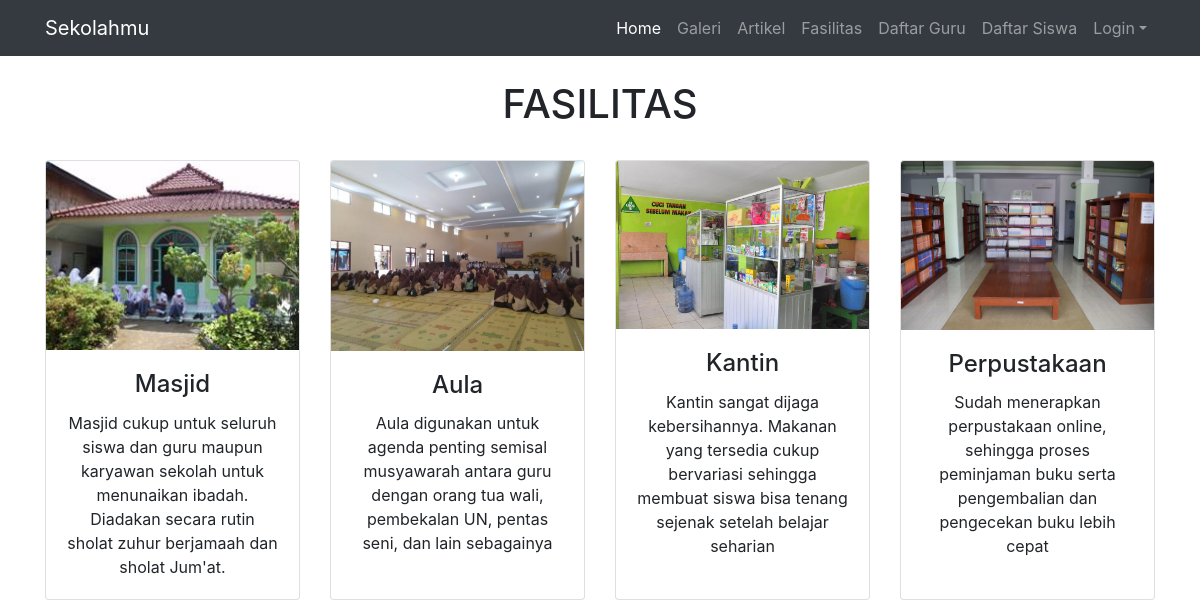
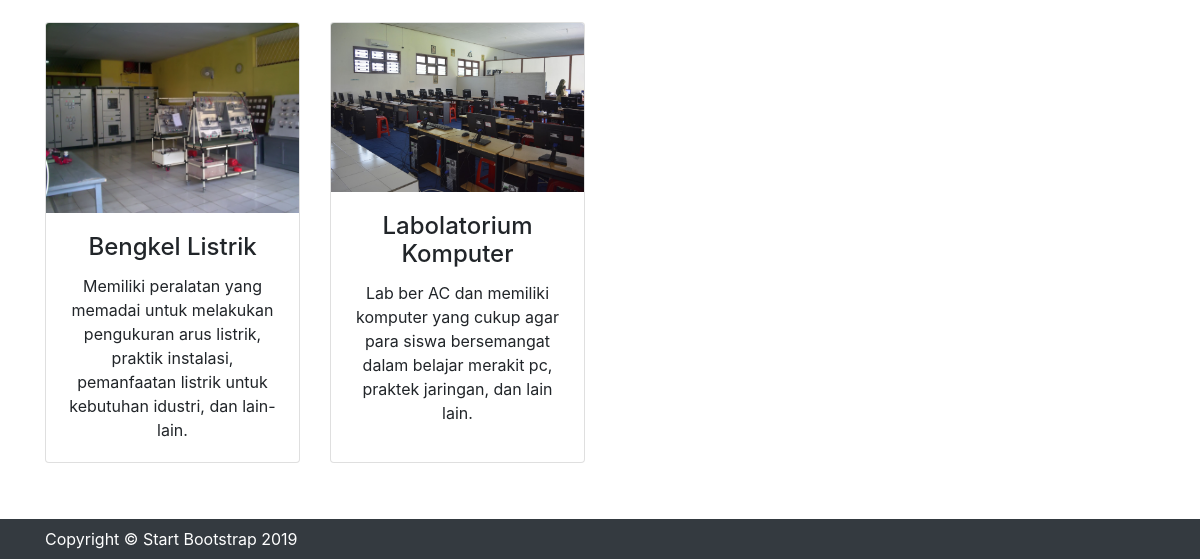
Page /fasilitas.php on the earlier database version (2 pictures, top to bottom).
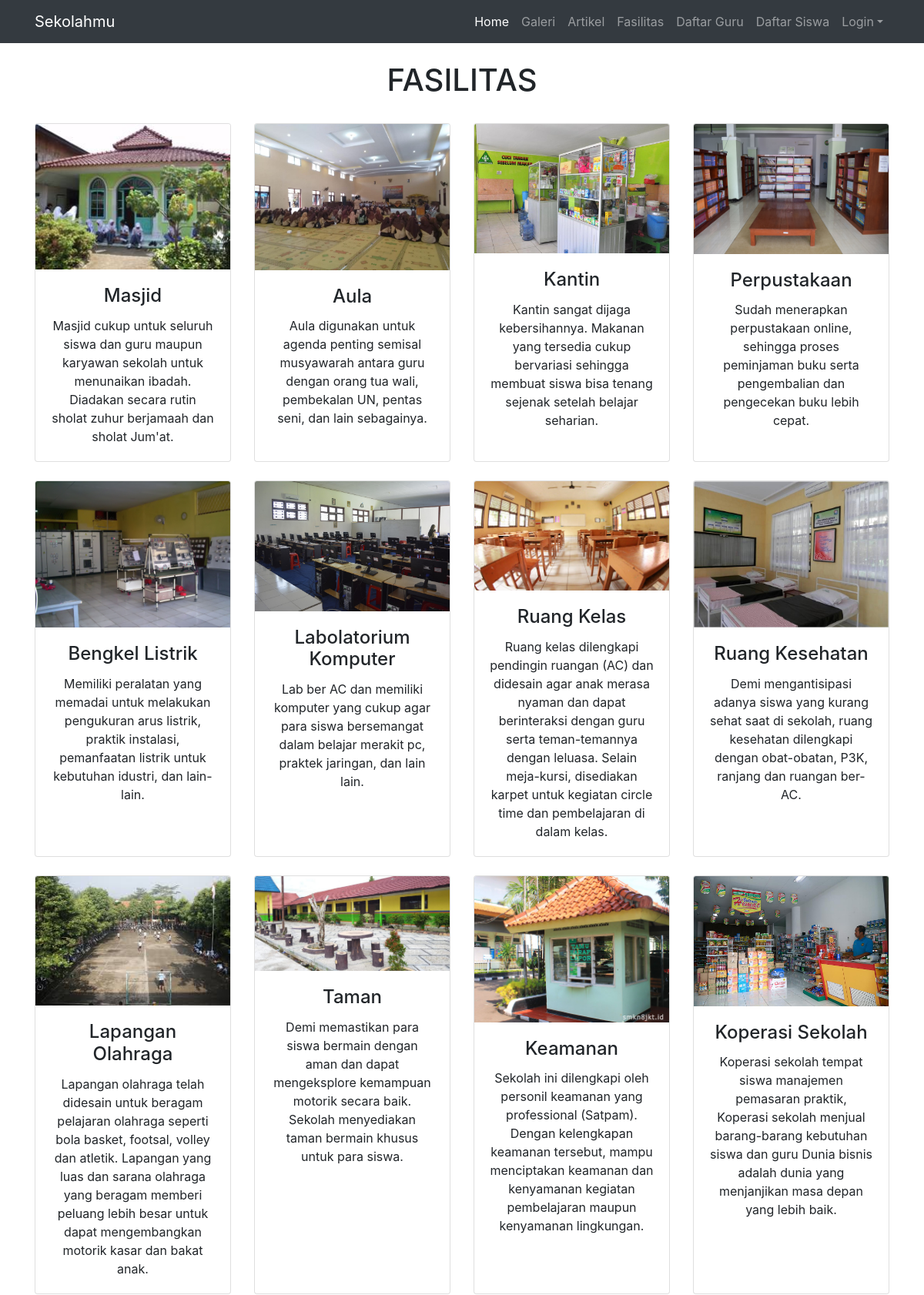
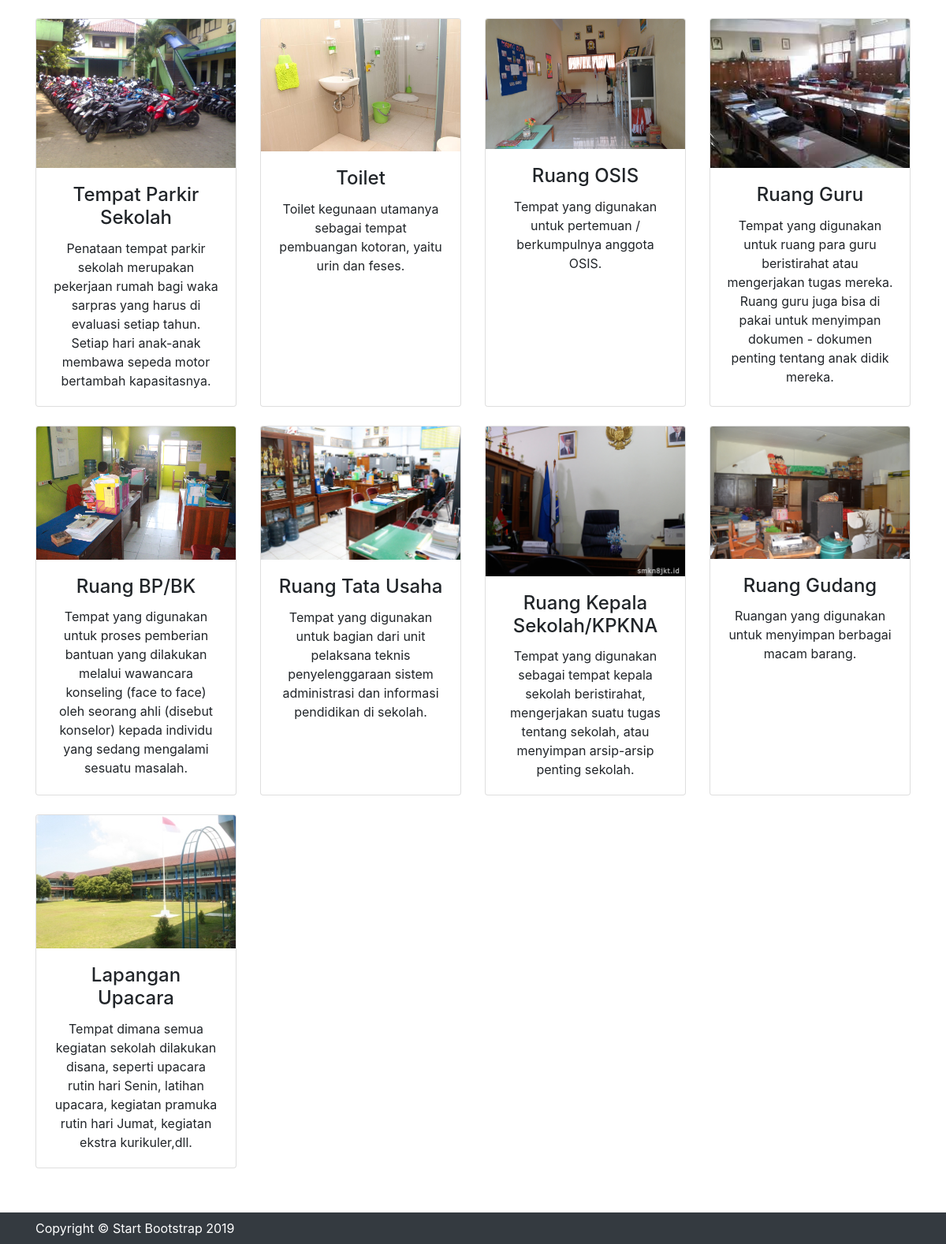
Same page on the later database version (2 pictures, top to bottom).
### tables this page shows
CREATE TABLE `fasilitas` (
  `idFasilitas` int(11) NOT NULL,
  `nama` varchar(100) DEFAULT NULL,
  `jumlah` int(11) DEFAULT NULL,
  `pathImg` varchar(100) DEFAULT NULL,
  `deskripsi` varchar(255) DEFAULT NULL
);

### fasilitas.php (the view, shortened to what this page needs)
<?php
include 'layout/header.php';
$query="select * from fasilitas";
$aksi=mysql_query($query);
?>
<div class="container">
<br>
<p class="h1 text-center">FASILITAS</p>
<br>
  <div class="row text-center">
<?php
while ($result=mysql_fetch_array($aksi)) {
$foto=$result['idFasilitas'];
$path="assets/img/fasilitas/".$foto.".png";
if (file_exists($path)) {
  $path=$path;
}else{
  $path="assets/img/fasilitas/default.png";
}
?>
    <div class="col-lg-3 col-md-6 mb-4">
      <div class="card h-100">
        <img class="card-img-top" src="<?php echo $path; ?>" alt="">
        <div class="card-body">
          <h4 class="card-title"><?php echo $result['nama']; ?></h4>
          <p class="card-text"><?php echo $result['deskripsi']; ?></p>
        </div>
      </div>
    </div>
<?php
}
?>
  </div>
</div>
<br>
<br>
<br>
<?php
include 'layout/footer.php';
?>

### layout/header.php (shortened to what this page needs)
<!DOCTYPE html>
<html lang="en">
<head>
  <link href="vendor/bootstrap/css/bootstrap.min.css" rel="stylesheet">
  <link href="css/heroic-features.css" rel="stylesheet">
</head>
<body>
  <nav class="navbar navbar-expand-lg navbar-dark bg-dark fixed-top">
    <div class="container">
      <a class="navbar-brand" href="index.php">Sekolahmu</a>
      <div class="collapse navbar-collapse" id="navbarResponsive">
        <ul class="navbar-nav ml-auto">
          <li class="nav-item active">
            <a class="nav-link" href="index.php">Home
            </a>
          </li>
          <li class="nav-item">
            <a class="nav-link" href="galeri.php">Galeri</a>
          </li>
          <li class="nav-item">
            <a class="nav-link" href="artikel.php">Artikel</a>
          </li>
          <li class="nav-item">
            <a class="nav-link" href="fasilitas.php">Fasilitas</a>
          </li>
          <li class="nav-item">
            <a class="nav-link" href="daftar_guru.php">
              Daftar Guru
            </a>
          </li>
          <li class="nav-item">
            <a class="nav-link" href="daftar_siswa.php">
              Daftar Siswa
            </a>
          </li>
          <?php
          if (!isset($_SESSION['status'])) {
            ?>
            <li class="nav-item dropdown">
              <a class="nav-link dropdown-toggle" href="#" id="navbardropdown" role="button" data-toggle="dropdown" aria-haspopup="true" aria-expanded="false">Login</a>
              </li>
              <?php
            }
            ?>
          </ul>
        </div>
      </div>
    </nav>

### layout/footer.php (shortened to what this page needs)
  <footer class="navbar fixed-bottom bg-dark">
    <div class="container">
      <p class="m-0 text-center text-white">Copyright &copy; Start Bootstrap 2019</p>
    </div>
  </footer>
</body>
</html>

### css/heroic-features.css (style rules this page uses)
body { padding-top: 56px; }

Differences in the rows shown:
changed fasilitas "Aula": deskripsi "Aula digunakan untuk agenda penting semisal musyawarah antara guru dengan orang tua wali, pembekalan UN, pentas seni, dan lain sebagainya" → "Aula digunakan untuk agenda penting semisal musyawarah antara guru dengan orang tua wali, pembekalan UN, pentas seni, dan lain sebagainya."
changed fasilitas "Kantin": deskripsi "Kantin sangat dijaga kebersihannya. Makanan yang tersedia cukup bervariasi sehingga membuat siswa bisa tenang sejenak setelah belajar seharian" → "Kantin sangat dijaga kebersihannya. Makanan yang tersedia cukup bervariasi sehingga membuat siswa bisa tenang sejenak setelah belajar seharian."
changed fasilitas "Perpustakaan": deskripsi "Sudah menerapkan perpustakaan online, sehingga proses peminjaman buku serta pengembalian dan pengecekan buku lebih cepat" → "Sudah menerapkan perpustakaan online, sehingga proses peminjaman buku serta pengembalian dan pengecekan buku lebih cepat."
added fasilitas: shows a picture, nama "Ruang Kelas", deskripsi "Ruang kelas dilengkapi pendingin ruangan (AC) dan didesain agar anak merasa nyaman dan dapat berinteraksi dengan guru serta teman-temannya dengan leluasa. Selain meja-kursi, disediakan karpet untuk kegiatan circle time dan pembelajaran di dalam kelas."
added fasilitas: shows a picture, nama "Ruang Kesehatan", deskripsi "Demi mengantisipasi adanya siswa yang kurang sehat saat di sekolah, ruang kesehatan dilengkapi dengan obat-obatan, P3K, ranjang dan ruangan ber-AC."
added fasilitas: shows a picture, nama "Lapangan Olahraga", deskripsi "Lapangan olahraga telah didesain untuk beragam pelajaran olahraga seperti bola basket, footsal, volley dan atletik. Lapangan yang luas dan sarana olahraga yang beragam memberi peluang lebih besar untuk dapat mengembangkan motorik kasar dan bakat anak."
added fasilitas: shows a picture, nama "Taman", deskripsi "Demi memastikan para siswa bermain dengan aman dan dapat mengeksplore kemampuan motorik secara baik. Sekolah menyediakan taman bermain khusus untuk para siswa."
added fasilitas: shows a picture, nama "Keamanan", deskripsi "Sekolah ini dilengkapi oleh personil keamanan yang professional (Satpam). Dengan kelengkapan keamanan tersebut, mampu menciptakan keamanan dan kenyamanan kegiatan pembelajaran maupun kenyamanan lingkungan."
added fasilitas: shows a picture, nama "Koperasi Sekolah", deskripsi "Koperasi sekolah tempat siswa manajemen pemasaran praktik, Koperasi sekolah menjual barang-barang kebutuhan siswa dan guru Dunia bisnis adalah dunia yang menjanjikan masa depan yang lebih baik."
added fasilitas: shows a picture, nama "Tempat Parkir Sekolah", deskripsi "Penataan tempat parkir sekolah merupakan pekerjaan rumah bagi waka sarpras yang harus di evaluasi setiap tahun. Setiap hari anak-anak membawa sepeda motor bertambah kapasitasnya."
added fasilitas: shows a picture, nama "Toilet", deskripsi "Toilet kegunaan utamanya sebagai tempat pembuangan kotoran, yaitu urin dan feses."
added fasilitas: shows a picture, nama "Ruang OSIS", deskripsi "Tempat yang digunakan untuk pertemuan / berkumpulnya anggota OSIS."
added fasilitas: shows a picture, nama "Ruang Guru", deskripsi "Tempat yang digunakan untuk ruang para guru beristirahat atau mengerjakan tugas mereka. Ruang guru juga bisa di pakai untuk menyimpan dokumen - dokumen penting tentang anak didik mereka."
added fasilitas: shows a picture, nama "Ruang BP/BK", deskripsi "Tempat yang digunakan untuk proses pemberian bantuan yang dilakukan melalui wawancara konseling (face to face) oleh seorang ahli (disebut konselor) kepada individu yang sedang mengalami sesuatu masalah."
added fasilitas: shows a picture, nama "Ruang Tata Usaha", deskripsi "Tempat yang digunakan untuk bagian dari unit pelaksana teknis penyelenggaraan sistem administrasi dan informasi pendidikan di sekolah."
added fasilitas: shows a picture, nama "Ruang Kepala Sekolah/KPKNA", deskripsi "Tempat yang digunakan sebagai tempat kepala sekolah beristirahat, mengerjakan suatu tugas tentang sekolah, atau menyimpan arsip-arsip penting sekolah."
added fasilitas: shows a picture, nama "Ruang Gudang", deskripsi "Ruangan yang digunakan untuk menyimpan berbagai macam barang."
added fasilitas: shows a picture, nama "Lapangan Upacara", deskripsi "Tempat dimana semua kegiatan sekolah dilakukan disana, seperti upacara rutin hari Senin, latihan upacara, kegiatan pramuka rutin hari Jumat, kegiatan ekstra kurikuler,dll."
